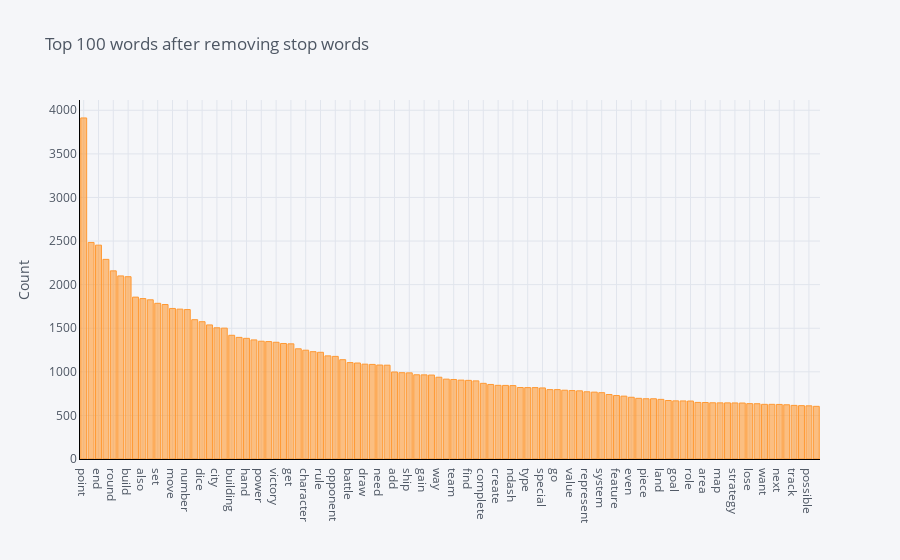

Source (notebook cell):
### Code cell
plot_model()

### Figure 1 — Plotly figure (JSON) as saved in the notebook; plotly's stock layout.template omitted (floating-point values rounded to 4 significant figures)
{"data": [{"marker": {"color": "rgba(255, 153, 51, 0.6)", "line": {"color": "rgba(255, 153, 51, 1.0)", "width": 1}}, "name": "count", "orientation": "v", "text": "", "type": "bar", "x": ["point", "place", "end", "win", "round", "tile", "build", "deck", "also", "score", "set", "make", "move", "different", "number", "good", "dice", "first", "city", "start", "building", "include", "hand", "order", "power", "resource", "victory", "board", "get", "choose", "character", "try", "rule", "many", "opponent", "color", "battle", "control", "draw", "world", "need", "base", "add", "space", "ship", "give", "gain", "allow", "way", "collect", "team", "well", "find", "face", "complete", "unique", "create", "hero", "ndash", "high", "type", "come", "special", "become", "go", "roll", "value", "phase", "represent", "great", "system", "ability", "feature", "fight", "even", "money", "piece", "keep", "land", "attack", "goal", "monster", "role", "side", "area", "mdash", "map", "last", "strategy", "race", "lose", "force", "want", "help", "next", "war", "track", "begin", "possible", "earn"], "y": [3912, 2484, 2453, 2290, 2158, 2100, 2091, 1857, 1840, 1826, 1786, 1772, 1727, 1719, 1714, 1598, 1575, 1538, 1505, 1501, 1419, 1395, 1384, 1366, 1351, 1347, 1339, 1325, 1321, 1264, 1248, 1231, 1224, 1183, 1177, 1139, 1106, 1101, 1088, 1085, 1078, 1076, 998, 990, 988, 966, 965, 963, 938, 916, 912, 905, 902, 896, 868, 855, 845, 844, 842, 820, 819, 819, 815, 796, 796, 789, 785, 782, 771, 767, 761, 740, 728, 721, 708, 696, 691, 691, 684, 671, 667, 666, 665, 649, 648, 645, 644, 644, 643, 642, 635, 634, 627, 627, 626, 622, 615, 612, 610, 604]}], "layout": {"legend": {"bgcolor": "#F5F6F9", "font": {"color": "#4D5663"}}, "paper_bgcolor": "#F5F6F9", "plot_bgcolor": "#F5F6F9", "title": {"font": {"color": "#4D5663"}, "text": "Top 100 words after removing stop words"}, "xaxis": {"gridcolor": "#E1E5ED", "linecolor": "black", "showgrid": true, "tickfont": {"color": "#4D5663"}, "title": {"font": {"color": "#4D5663"}, "text": ""}, "zerolinecolor": "#E1E5ED"}, "yaxis": {"gridcolor": "#E1E5ED", "linecolor": "black", "showgrid": true, "tickfont": {"color": "#4D5663"}, "title": {"font": {"color": "#4D5663"}, "text": "Count"}, "zerolinecolor": "#E1E5ED"}}}
